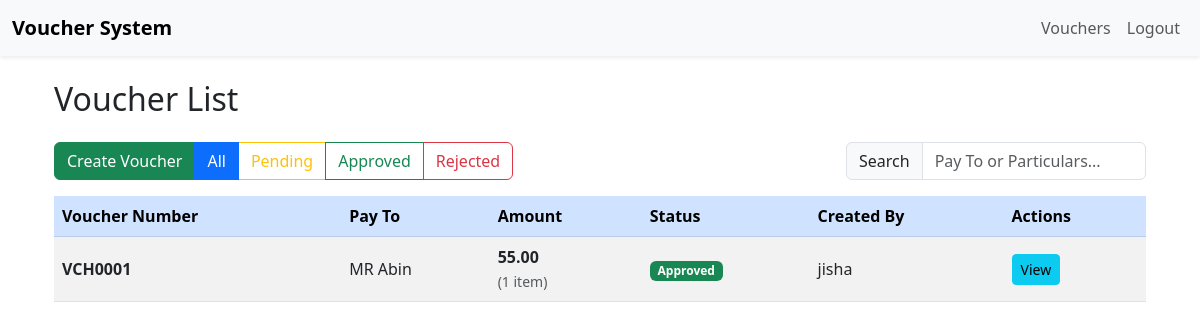
Page /vouchers/ (signed in) on the earlier database version.
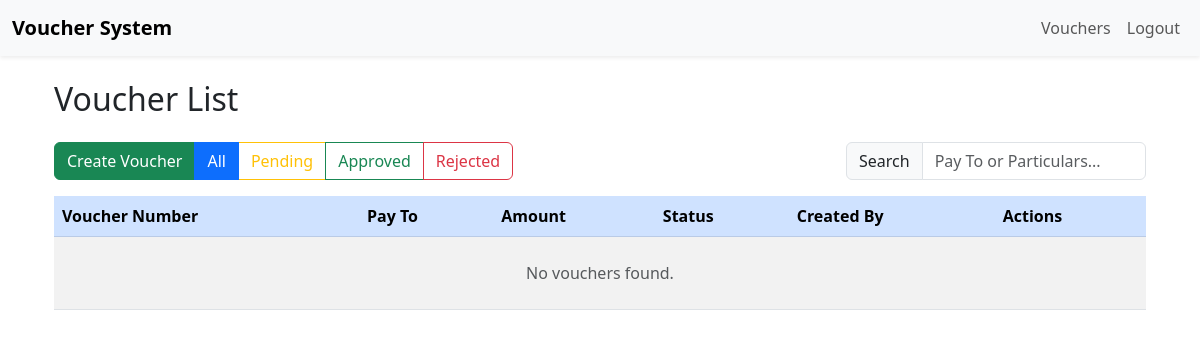
Same page on the later database version.
### vouchers/models.py (models this page shows, shortened)
class Voucher(models.Model):
    PAYMENT_TYPES = (
        ('CASH', 'Cash'),
        ('CHEQUE', 'Cheque'),
        ('PETTY_CASH', 'Petty Cash'),
    )
    voucher_number = models.CharField(max_length=20, unique=True, blank=True)
    voucher_date = models.DateField()
    payment_type = models.CharField(max_length=20, choices=PAYMENT_TYPES)
    name_title = models.CharField(max_length=5, choices=[('MR', 'Mr.'), ('MRS', 'Mrs.'), ('MS', 'Ms.')])
    pay_to = models.CharField(max_length=200)
    attachment = models.FileField(upload_to='vouchers/attachments/', null=True, blank=True)
    cheque_number = models.CharField(
        max_length=20,
        blank=True,
        null=True,
        help_text="Required only for Cheque payments"
    )
    created_by = models.ForeignKey(User, on_delete=models.CASCADE, related_name='vouchers')
    created_at = models.DateTimeField(auto_now_add=True)
    status = models.CharField(
        max_length=10,
        choices=[('PENDING', 'Pending'), ('APPROVED', 'Approved'), ('REJECTED', 'Rejected')],
        default='PENDING'
    )
    @property
    def required_approvers(self):
        active_des_ids = ActiveApprovalDesignation.objects.filter(
            is_active=True
        ).values_list('designation__id', flat=True)
        return [
            profile.user.username for profile in UserProfile.objects.filter(
                user__groups__name='Admin Staff',
                designation__id__in=active_des_ids
            ).select_related('user').distinct()
        ]

### vouchers/views.py (the view)
# urls.py: path('vouchers/', VoucherListView.as_view(), name='voucher_list'),
class VoucherListView(LoginRequiredMixin, ListView):
    model = Voucher
    template_name = 'vouchers/voucher_list.html'
    context_object_name = 'vouchers'
    paginate_by = 10
    def get_queryset(self):
        qs = super().get_queryset().select_related('created_by')
        qs = qs.prefetch_related(
            'particulars',
            'approvals',
            'approvals__approver',
        )
        if not self.request.user.is_superuser:
            if self.request.user.groups.filter(name='Accountants').exists():
                qs = qs.filter(created_by=self.request.user)
        return qs.annotate(
            approved_count=Count(
                Case(When(approvals__status='APPROVED', then=1)),
                output_field=IntegerField()
            ),
            rejected_count=Count(
                Case(When(approvals__status='REJECTED', then=1)),
                output_field=IntegerField()
            )
        )
    def get_context_data(self, **kwargs):
        context = super().get_context_data(**kwargs)
        context['designations'] = Designation.objects.all()
        for voucher in context['vouchers']:
            try:
                voucher.user_approval = voucher.approvals.get(approver=self.request.user)
            except VoucherApproval.DoesNotExist:
                voucher.user_approval = None
            required = set(voucher.required_approvers)
            approved = set(voucher.approvals.filter(status='APPROVED').values_list('approver__username', flat=True))
            voucher.pending_approvers = [
                {'name': name, 'has_approved': name in approved}
                for name in required
            ]
        return context

### vouchers/templatetags/voucher_tags.py (called while the page is built)
@register.filter
def sum_particulars(queryset):
    return queryset.aggregate(total=Sum('amount'))['total'] or 0

@register.filter
def sub(a, b):
    try:
        return int(a) - int(b)
    except Exception:
        return 0

### vouchers/templates/vouchers/voucher_list.html (shortened to what the changed rows need)
{% extends 'base.html' %}
{% load static %}
{% load voucher_tags %}
{% block content %}
<div class="container mt-4">
    <h2 class="mb-4">Voucher List</h2>
    <div class="table-responsive">
        <table class="table table-striped table-hover align-middle" id="voucherTable">
            <thead class="table-primary">
                <tr>
                    <th>Voucher Number</th>
                    <th>Pay To</th>
                    <th>Amount</th>
                    <th>Status</th>
                    <th>Created By</th>
                    <th>Actions</th>
                </tr>
            </thead>
            <tbody>
                {% for voucher in vouchers %}
                <tr class="voucher-row"
                    data-voucher-id="{{ voucher.id }}"
                    data-status="{{ voucher.status }}"
                    data-pay-to="{{ voucher.pay_to|lower }}"
                    data-particulars="{% for p in voucher.particulars.all %}{{ p.description|lower }}{% if not forloop.last %} {% endif %}{% endfor %}">
                    <td><strong>{{ voucher.voucher_number }}</strong></td>
                    <td>{{ voucher.name_title }} {{ voucher.pay_to }}</td>
                    <td>
                        {% if voucher.particulars.exists %}
                            <strong>{{ voucher.particulars.all|sum_particulars|floatformat:2 }}</strong><br>
                            <small class="text-muted">
                                ({{ voucher.particulars.all|length }} item{{ voucher.particulars.all|length|pluralize }})
                            </small>
                        {% else %}
                            <em class="text-muted">No particulars</em>
                        {% endif %}
                    </td>
                    <td class="status-cell">
                        <a href="#" class="status-link"
                           data-bs-toggle="modal"
                           data-bs-target="#approvalModal{{ voucher.id }}">
                            {% if voucher.status == 'PENDING' %}
                                <span class="badge bg-warning text-dark">
                                    Pending ({{ voucher.approved_count|default:0 }}/{{ voucher.required_approvers|length }})
                                </span>
                            {% elif voucher.status == 'APPROVED' %}
                                <span class="badge bg-success">Approved</span>
                            {% elif voucher.status == 'REJECTED' %}
                                <span class="badge bg-danger">Rejected</span>
                            {% endif %}
                        </a>
                    </td>
                    <td>{{ voucher.created_by.username }}</td>
                    <td class="action-cell">
                        <a href="{% url 'voucher_detail' voucher.id %}"
                           class="btn btn-info btn-sm">View</a>
                    </td>
                </tr>
                {% empty %}
                <tr><td colspan="6" class="text-center text-muted py-4">No vouchers found.</td></tr>
                {% endfor %}
            </tbody>
        </table>
    </div>
</div>
{% endblock %}

Differences in the rows shown:
removed Voucher: voucher_number "VCH0001", name_title "MR", pay_to "Abin", particulars.all|sum_particulars "55.00", particulars.all|length "1", status "Approved", created_by.username "jisha"
Other differences:
text now shown: "No vouchers found."
